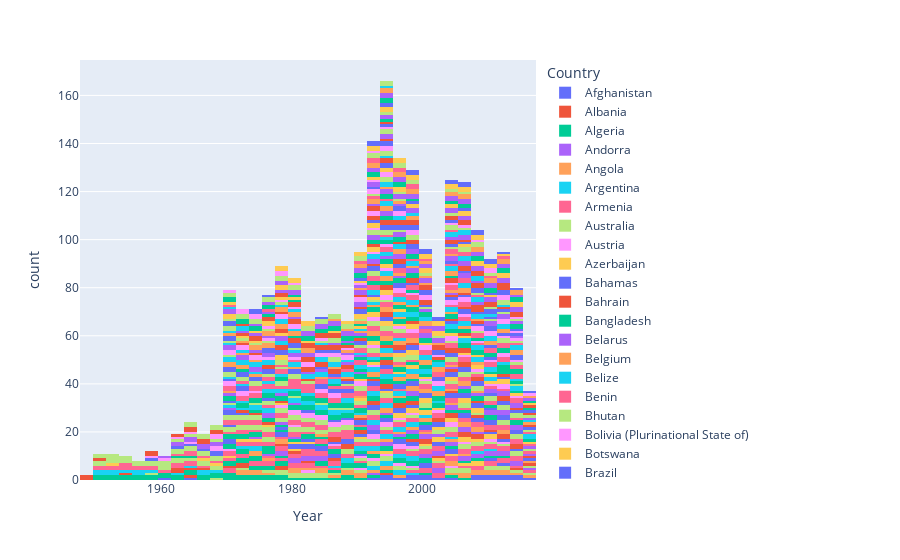

The notebook cell this image was saved under:
### Code cell
fig = px.histogram(death, x = "Year", color = "Country")
fig.show()
